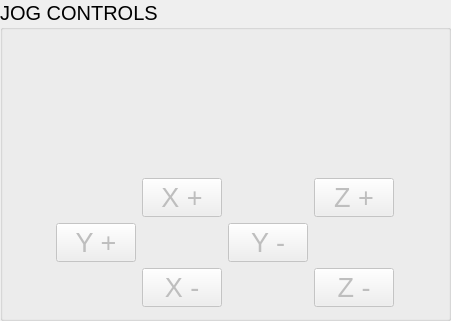
       <widget class="QGroupBox" name="groupBox_9">
        <property name="geometry">
         <rect>
          <x>790</x>
          <y>370</y>
          <width>451</width>
          <height>321</height>
         </rect>
        </property>
        <property name="font">
         <font>
          <pointsize>15</pointsize>
         </font>
        </property>
        <property name="title">
         <string>JOG CONTROLS</string>
        </property>
        <layout class="QGridLayout" name="gridLayout_13">
         <item row="1" column="0">
          <layout class="QGridLayout" name="gridLayout_14">
           <item row="3" column="3">
            <widget class="ActionButton" name="actionbutton_31">
             <property name="enabled">
              <bool>false</bool>
             </property>
             <property name="sizePolicy">
              <sizepolicy hsizetype="Fixed" vsizetype="Fixed">
               <horstretch>0</horstretch>
               <verstretch>0</verstretch>
              </sizepolicy>
             </property>
             <property name="font">
              <font>
               <pointsize>20</pointsize>
              </font>
             </property>
             <property name="styleSheet">
              <string notr="true">ActionButton {
min-height: 50px;
min-width: 100px;
}</string>
             </property>
             <property name="text">
              <string>Z -</string>
             </property>
             <property name="actionName" stdset="0">
              <string>machine.jog.axis:z,neg</string>
             </property>
            </widget>
           </item>
           <item row="2" column="2">
            <widget class="ActionButton" name="actionbutton_25">
             <property name="enabled">
              <bool>false</bool>
             </property>
             <property name="sizePolicy">
              <sizepolicy hsizetype="Fixed" vsizetype="Fixed">
               <horstretch>0</horstretch>
               <verstretch>0</verstretch>
              </sizepolicy>
             </property>
             <property name="font">
              <font>
               <pointsize>20</pointsize>
              </font>
             </property>
             <property name="styleSheet">
              <string notr="true">ActionButton {
min-height: 50px;
min-width: 100px;
}</string>
             </property>
             <property name="text">
              <string>Y -</string>
             </property>
             <property name="actionName" stdset="0">
              <string>machine.jog.axis:y,neg</string>
             </property>
            </widget>
           </item>
           <item row="1" column="3">
            <widget class="ActionButton" name="actionbutton_32">
             <property name="enabled">
              <bool>false</bool>
             </property>
             <property name="sizePolicy">
              <sizepolicy hsizetype="Fixed" vsizetype="Fixed">
               <horstretch>0</horstretch>
               <verstretch>0</verstretch>
              </sizepolicy>
             </property>
             <property name="font">
              <font>
               <pointsize>20</pointsize>
              </font>
             </property>
             <property name="styleSheet">
              <string notr="true">ActionButton {
min-height: 50px;
min-width: 100px;
}</string>
             </property>
             <property name="text">
              <string>Z +</string>
             </property>
             <property name="actionName" stdset="0">
              <string>machine.jog.axis:z,pos</string>
             </property>
            </widget>
           </item>
           <item row="2" column="0">
            <widget class="ActionButton" name="actionbutton_26">
             <property name="enabled">
              <bool>false</bool>
             </property>
             <property name="sizePolicy">
              <sizepolicy hsizetype="Fixed" vsizetype="Fixed">
               <horstretch>0</horstretch>
               <verstretch>0</verstretch>
              </sizepolicy>
             </property>
             <property name="font">
              <font>
               <pointsize>20</pointsize>
              </font>
             </property>
             <property name="styleSheet">
              <string notr="true">ActionButton {
min-height: 50px;
min-width: 100px;
}</string>
             </property>
             <property name="text">
              <string>Y +</string>
             </property>
             <property name="actionName" stdset="0">
              <string>machine.jog.axis:y,pos</string>
             </property>
            </widget>
           </item>
           <item row="1" column="1">
            <widget class="ActionButton" name="actionbutton_33">
             <property name="enabled">
              <bool>false</bool>
             </property>
             <property name="sizePolicy">
              <sizepolicy hsizetype="Fixed" vsizetype="Fixed">
               <horstretch>0</horstretch>
               <verstretch>0</verstretch>
              </sizepolicy>
             </property>
             <property name="font">
              <font>
               <pointsize>20</pointsize>
              </font>
             </property>
             <property name="styleSheet">
              <string notr="true">ActionButton {
min-height: 50px;
min-width: 100px;
}</string>
             </property>
             <property name="text">
              <string>X +</string>
             </property>
             <property name="actionName" stdset="0">
              <string>machine.jog.axis:x,pos</string>
             </property>
            </widget>
           </item>
           <item row="3" column="1">
            <widget class="ActionButton" name="actionbutton_34">
             <property name="enabled">
              <bool>false</bool>
             </property>
             <property name="sizePolicy">
              <sizepolicy hsizetype="Fixed" vsizetype="Fixed">
               <horstretch>0</horstretch>
               <verstretch>0</verstretch>
              </sizepolicy>
             </property>
             <property name="font">
              <font>
               <pointsize>20</pointsize>
              </font>
             </property>
             <property name="styleSheet">
              <string notr="true">ActionButton {
min-height: 50px;
min-width: 100px;
}</string>
             </property>
             <property name="text">
              <string>X -</string>
             </property>
             <property name="actionName" stdset="0">
              <string>machine.jog.axis:x,neg</string>
             </property>
            </widget>
           </item>
          </layout>
         </item>
         <item row="0" column="0">
          <widget class="JogIncrementWidget" name="jogincrementwidget_3">
           <property name="font">
            <font>
             <pointsize>15</pointsize>
            </font>
           </property>
           <property name="styleSheet">
            <string notr="true">ActionButton {
min-height: 60px;
min-width: 50px;
font: 15pt;
}</string>
           </property>
          </widget>
         </item>
        </layout>
       </widget>
